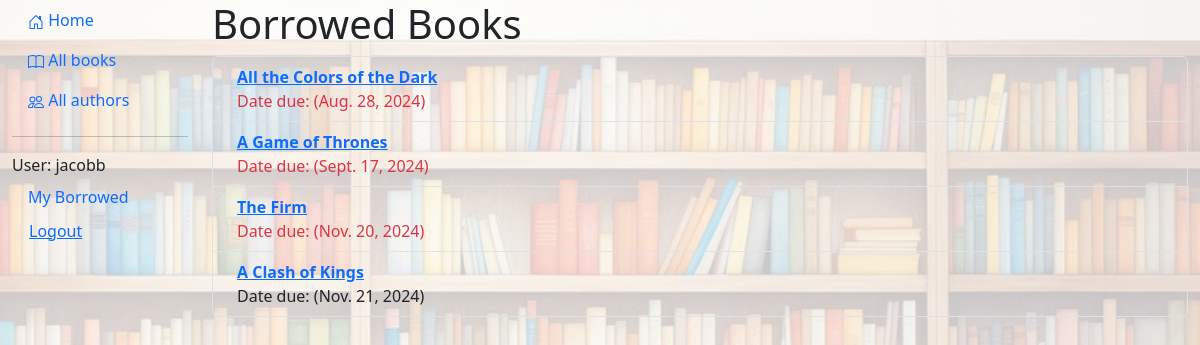
/catalog/mybooks/ (signed in), run on the app's committed database.
### catalog/models.py (models this page shows, shortened)
class BookInstance(models.Model):
    id = models.UUIDField(primary_key=True, default=uuid.uuid4, help_text="Unique ID for this particular book across the whole library")
    book = models.ForeignKey('Book', on_delete=models.RESTRICT, null=True)
    imprint = models.CharField(max_length=200)
    due_back = models.DateField(null=True, blank=True)
    borrower = models.ForeignKey(settings.AUTH_USER_MODEL, on_delete=models.SET_NULL, null=True, blank=True)
    LOAN_STATUS = (
        ('m', 'Maintenance'),
        ('o', 'On loan'),
        ('a', 'Available'),
        ('r', 'Reserved'),
    )
    status = models.CharField(
        max_length=1,
        choices=LOAN_STATUS,
        blank=True,
        default='m',
        help_text='Book_availability',
    )
    class Meta:
        ordering = ['due_back']
        permissions = (("can_mark_returned", "Set book as returned"),)
    def is_overdue(self):
        return bool(self.due_back and date.today() > self.due_back)

class Book(models.Model):
    title = models.CharField(max_length=200)
    author = models.ForeignKey('Author', on_delete=models.RESTRICT, null=True)
    summary = models.TextField(
        max_length=1000, help_text="Enter a brief description of the book")
    isbn = models.CharField('ISBN', max_length=13,
                            unique=True,
                            help_text='13 Character <a href="https://www.isbn-international.org/content/what-isbn'
                                      '">ISBN number</a>')
    genre = models.ManyToManyField(Genre, help_text="Select a genre for this book")
    language = models.ForeignKey('Language', on_delete=models.SET_NULL, null=True)
    image = models.ImageField(upload_to='images/', null=True, blank=True)
    class Meta:
        ordering = ['title']
    def display_genre(self):
        """Create a string for the Genre.  This is required to display genre in Admin."""
        return ', '.join(genre.name for genre in self.genre.all()[:3])
    display_genre.short_description = 'Genre'

### catalog/views.py (the view)
# urls.py: path('mybooks/', views.LoanedBooksByUserListView.as_view(), name='my-borrowed'),
class LoanedBooksByUserListView(LoginRequiredMixin, generic.ListView):
    model = BookInstance
    template_name = 'catalog/bookinstance_list_borrowed_user.html'
    paginate_by = 10
    def get_queryset(self):
        return (
            BookInstance.objects.filter(borrower=self.request.user)
            .filter(status__exact='o')
            .order_by('due_back')
        )

### catalog/templates/catalog/bookinstance_list_borrowed_user.html
{% extends "base_generic.html" %}
{% block content %}
    <h1>Borrowed Books</h1>
    {% if bookinstance_list %}
    <ul class="list-group">
      {% for bookinst in bookinstance_list %}
      <li class="list-group-item d-flex bg-transparent {% if bookinst.is_overdue %}text-danger{% endif %}">
        <div class="ms-2 me-auto">
          <div class="fw-bold">
            <a href="{% url 'book-detail' bookinst.book.pk %}">{{ bookinst.book.title }}</a>
          </div>
          Date due: ({{ bookinst.due_back }})
        </div>
      </li>
      {% endfor %}
    </ul>
    {% else %}
      <p>There are no books borrowed.</p>
    {% endif %}
{% endblock %}

### catalog/templates/base_generic.html (shortened to what this page needs)
{% load static %}
<!DOCTYPE html>
<html lang="en">
  <head>
    <link href="https://cdn.jsdelivr.net/npm/bootstrap@5.3.3/dist/css/bootstrap.min.css"
      rel="stylesheet"
>
    <link rel="stylesheet" href="{% static 'css/styles.css' %}" />
  </head>
  <body>
    <div class="container-fluid">
      <div class="row">
        <div class="col-sm-2">
          {% block sidebar %}
            <ul class="nav nav-pills flex-column mb-auto">
              <li class="nav-item">
                <a href="{% url 'index' %}" class="nav-link">
                  Home
                </a>
              </li>
              <li class="nav-item">
                <a href="{% url 'books' %}" class="nav-link">
                  All books
                </a>
              </li>
              <li class="nav-item">
                <a href="{% url 'authors' %}" class="nav-link">
                  All authors
                </a>
              </li>
            </ul>
            <hr>
            <ul class="nav nav-pills flex-column mb-auto">
              {% if user.is_authenticated %}
                <li class="nav-item">
                  User: {{ user.get_username }}
                </li>
                <li class="nav-item">
                  <a href="{% url 'my-borrowed' %}" class="nav-link">
                    My Borrowed
                  </a>
                </li>
                <li class="nav-item">
                  <form id="logout-form" method="post" action="{% url 'logout' %}" class="nav-link">
                    <button type="submit" class="btn btn-link">Logout</button>
                  </form>
                </li>
              {% else %}
                <li class="nav-item">
                  <a href="{% url 'login' %}" class="nav-link">
                    Login
                  </a>
                </li>
              {% endif %}
            </ul>
          {% endblock %}
        </div>
        <div class="col-sm-10 ">{% block content %}{% endblock %}
        </div>
      </div>
    </div>
  </body>
</html>

### catalog/static/css/styles.css (style rules this page uses)
#logout-form { display: inline; }
#logout-form button { padding: 0; margin: 0; }

### data on the page
BookInstance: book "All the Colors of the Dark", due_back "Aug. 28, 2024"
BookInstance: book "A Game of Thrones", due_back "Sept. 17, 2024"
BookInstance: book "The Firm", due_back "Nov. 20, 2024"
BookInstance: book "A Clash of Kings", due_back "Nov. 21, 2024"

### other printed values
{{ user.get_username }} "jacobb"
